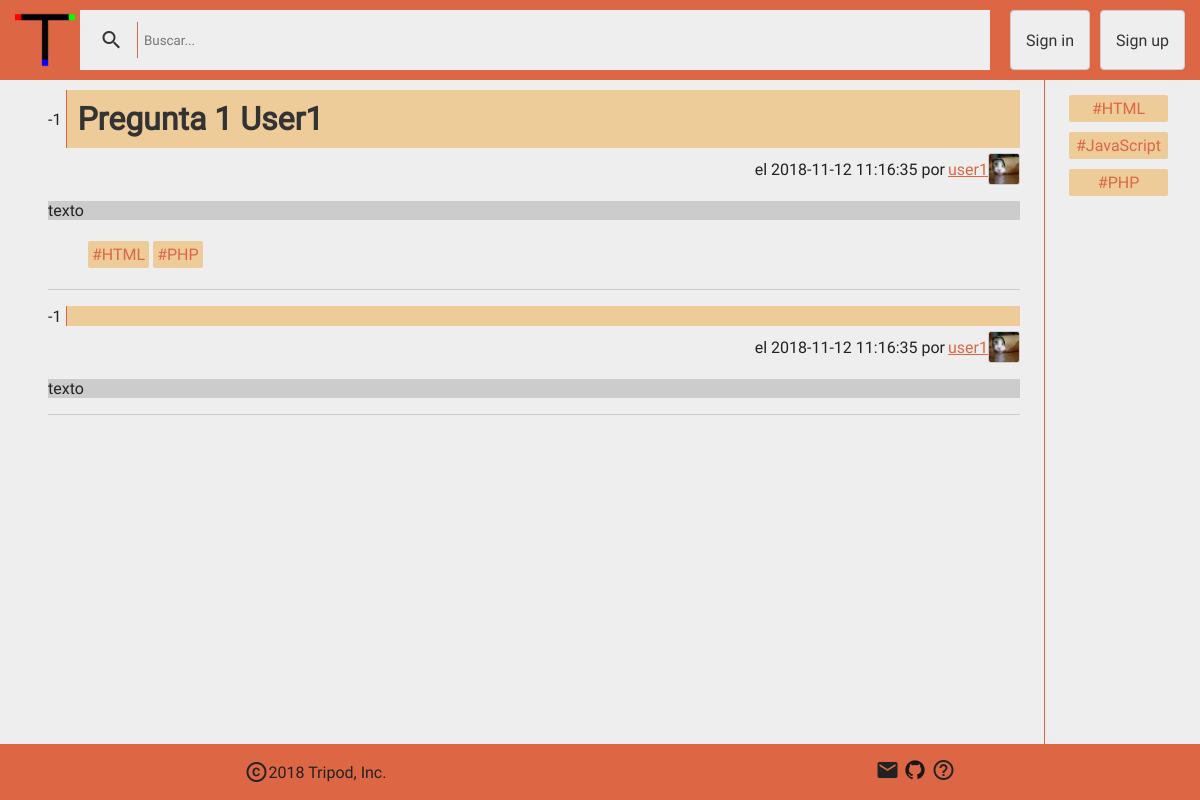
The page /pregunta/pregunta.php?id=1 on the database its author committed.
### tables this page shows
CREATE TABLE IF NOT EXISTS `pregunta` (
  `idpregunta` INT(11) NOT NULL AUTO_INCREMENT,
  `idusuario` INT(11) NOT NULL,
  `titulo` VARCHAR(100) NOT NULL,
  `texto` VARCHAR(1000) NOT NULL,
  `fecha_creacion` DATETIME DEFAULT CURRENT_TIMESTAMP,
  PRIMARY KEY (`idpregunta`),
  INDEX `fk_pregunta_usuario1` (`idusuario` ASC),
  CONSTRAINT `fk_pregunta_usuario1`
    FOREIGN KEY (`idusuario`)
    REFERENCES `usuario` (`idusuario`)
    ON DELETE NO ACTION
    ON UPDATE NO ACTION);

CREATE TABLE IF NOT EXISTS `usuario` (
  `idusuario` INT(15) NOT NULL AUTO_INCREMENT,
  `usuario` VARCHAR(12) NOT NULL,
  `email` VARCHAR(45) NOT NULL,
  `contrasenna` VARCHAR(255) NOT NULL,
  `descripcion` VARCHAR(1000) NULL DEFAULT NULL,
  `url_avatar` VARCHAR(255) NULL DEFAULT "/imagenes/avatar/default.png",
  PRIMARY KEY (`idusuario`),
  UNIQUE INDEX `usuario_UNIQUE` (`usuario` ASC),
  UNIQUE INDEX `email_UNIQUE` (`email` ASC));

CREATE TABLE IF NOT EXISTS `etiqueta` (
  `idetiqueta` INT(11) NOT NULL AUTO_INCREMENT,
  `etiqueta` VARCHAR(50) NOT NULL,
  PRIMARY KEY (`idetiqueta`),
  UNIQUE INDEX `etiqueta_UNIQUE` (`etiqueta` ASC));

CREATE TABLE IF NOT EXISTS `respuesta` (
  `idrespuesta` INT(11) NOT NULL AUTO_INCREMENT,
  `idpregunta` INT(11) NOT NULL,
  `idusuario` INT(11) NOT NULL,
  `titulo` VARCHAR(100) NULL,
  `texto` VARCHAR(1000) NOT NULL,
  `resuelve` TINYINT(4) DEFAULT '0',
  `fecha_creacion` DATETIME DEFAULT CURRENT_TIMESTAMP,
  PRIMARY KEY (`idrespuesta`),
  INDEX `fk_respuesta_pregunta1_idx` (`idpregunta` ASC),
  INDEX `fk_respuesta_usuario1_idx` (`idusuario` ASC),
  CONSTRAINT `fk_respuesta_pregunta1`
    FOREIGN KEY (`idpregunta`)
    REFERENCES `pregunta` (`idpregunta`)
    ON DELETE CASCADE
    ON UPDATE CASCADE,
  CONSTRAINT `fk_respuesta_usuario1`
    FOREIGN KEY (`idusuario`)
    REFERENCES `usuario` (`idusuario`)
    ON DELETE NO ACTION
    ON UPDATE NO ACTION);

### codigo/php/bbdd.php (called while the page is built, shortened)
<?php
function abrirConexion(){
  $bd = "mysql:host=localhost;dbname=reto2;charset=utf8";
  $usuario = "root";
  $contrasenna = "";
  return $conexion = new PDO($bd, $usuario, $contrasenna);
}
function realizarConsulta($query, $datos){
  $conexion = abrirConexion();
  $consulta = $conexion->prepare($query);
  $consulta->execute($datos);
  return $consulta;
}
function cargarEtiquetas($idPregunta) {
  return realizarConsulta("SELECT etiqueta, idetiqueta from etiqueta where idetiqueta in (SELECT idetiqueta from pregunta_tiene_etiqueta where idpregunta=:id)", ["id" => $idPregunta])->fetchAll();
}
function cargarPregunta($id) {
  $pregunta = realizarConsulta("SELECT p.*, u.usuario, u.url_avatar,
      (SELECT count(*) from voto_pregunta where idpregunta=:id and positivo=1) as positivos,
      (SELECT count(*) from voto_pregunta where idpregunta=:id and positivo!=1) as negativos
      from pregunta as p, usuario as u where p.idpregunta=:id and u.idusuario = p.idusuario", ["id" => $id]);
  $respuestas = realizarConsulta("SELECT r.*, u.usuario, u.url_avatar,
      (SELECT count(*) from voto_respuesta where idrespuesta=r.idrespuesta and positivo=1) as positivos,
      (SELECT count(*) from voto_respuesta where idrespuesta=r.idrespuesta and positivo!=1) as negativos
      from respuesta as r, usuario as u where r.idpregunta=:id and u.idusuario = r.idusuario", ["id" => $id]);
  $etiquetas = cargarEtiquetas($id);
  $datos = [
    "pregunta" => $pregunta,
    "respuestas" => $respuestas,
    "etiquetas" => $etiquetas
  ];
  return $datos;
}
?>

### pregunta/pregunta.php (the view, shortened to what this page needs)
<?php
require "../codigo/php/bbdd.php";
if (isset($_GET["id"])) {
    $id = $_GET["id"];
    $datos = cargarPregunta($id);
    $pregunta = $datos["pregunta"]->fetch(0);
    $respuestas = $datos["respuestas"];
    $etiquetas = $datos["etiquetas"];
    ?>
    <!DOCTYPE html>
    <html lang="en" dir="ltr">
    <head>
        <?php include "../codigo/php/estilos.php" ?>
        <link rel="stylesheet" href="../codigo/css/pregunta.css">
    </head>
    <body>
    <div class="gridContenedor">
        <?php
        include("../partefija/header.php");
        if (isset($_SESSION["id"])) {
            $idSession = $_SESSION["id"];
            $sessionTrue = true;
        } else {
            $idSession = "";
        }
        ?>
        <div class="main">
            <div class="post" id="pregunta" data-idpregunta="<?= $id ?>" data-idusuario="<?= $idSession ?>">
                <div class="cabeceraPost" id="cabeceraPregunta">
                  <div class="votos">
                      <span id="votoPregunta"
                            class="votosContador"><?php echo $pregunta["positivos"] - $pregunta["negativos"]; ?></span>
                  </div>
                  <h1 class="titulo" id="tituloPregunta">
                      <?= $pregunta["titulo"] ?>
                  </h1>
                </div>
                <div class="autor">
                  <span class="fecha">el <?=$pregunta["fecha_creacion"]?> por</span>
                  <a class="imagenAutor" href="/cuenta/perfil.php?id=<?=$pregunta["idusuario"]?>">
                    <?=$pregunta["usuario"]?> <img class="avatar" src="<?=$pregunta["url_avatar"]?>">
                  </a>
                </div>
                <p class="cuerpo"><?= $pregunta["texto"] ?></p>
                <div id="piePregunta">
                <ul id="etiquetas">
                  <?php
                  foreach ($etiquetas as $etiqueta) {
                      ?>
                      <li class=etiqueta><a
                                  href="/index.php?etiquetas=<?= strtolower($etiquetas["etiqueta"]) ?>">#<?= $etiqueta["etiqueta"] ?></a></li>
                      <?php
                  }
                  ?>
                </ul>
                </div>
            </div>
                <?php
            while ($respuesta = $respuestas->fetch()) {
                ?>
                <div class="post respuesta">
                    <div class="cabeceraPost">
                      <div class="votos votoRespuesta" data-idrespuesta="<?= $respuesta['idrespuesta'] ?>">
                          <span class="votosContador" id="respuesta<?= $respuesta["idrespuesta"] ?>"><?php echo $respuesta["positivos"] - $respuesta["negativos"] ?></span>
                      </div>
                        <h2 class="titulo">
                        </h2>
                    </div>
                    <div class="autor">
                      <span class="fecha">el <?=$pregunta["fecha_creacion"]?> por</span>
                      <a class="imagenAutor" href="/cuenta/perfil.php?id=<?=$pregunta["idusuario"]?>">
                        <?=$pregunta["usuario"]?> <img class="avatar" src="<?=$pregunta["url_avatar"]?>">
                      </a>
                    </div>
                    <p class="cuerpo"><?= $respuesta["texto"] ?></p>
                </div>
                <?php
            }
            ?>
        </div>
        <div class="margen"><?php include "../partefija/margen.php"; ?></div>
        <?php
        include "../partefija/footer.php";
        ?>
    </div>
    </body>
    </html>
    <?php
} else {
    header('Location: /partefija/errores.php?error=404');
}
?>

### codigo/css/style.css (style rules this page uses)
* { box-sizing: border-box; font-family: 'Roboto', 'Open Sans', Arial, sans-serif; color: #222; }
body { height: 100%; margin: 0; }
html { min-height: 100%; background-color: #eee; }
a { color: #d64; }
.avatar { height: 32px; width: 32px; border: 1px solid #ccc; border-radius: 3px; }
.margen { grid-area: gap; border-left: 1px solid #d64; padding-top: 10px; margin-left: 2vw; padding-left: 2vw; padding-right: 2em; }
.main { grid-area: main; padding-left: 4vw; padding-top: 10px; }
.gridContenedor { display: grid; grid-template-areas: 'header header header' 'menu menu menu' 'main main gap' 'footer footer footer'; min-height: 100vh; grid-template-rows: 80px auto 1fr auto; grid-template-columns: auto auto 15%; }
.titulo { background-color: #ec9; padding: 10px; color: #333; flex-basis: 100%; display: flex; justify-content: space-between; }
.autor, .imagenAutor { display: flex; justify-content: flex-end; align-items: center; clear: both; }
.autor { margin-top: 5px; }
.fecha { margin-right: 3px; }
.etiqueta { padding: 4px; margin: 2px; border-radius: 2px; background-color: #ec9; display: inline-block; margin: 5px 0; }
.etiqueta a { background-color: #eecc99; color: #d64; text-decoration: none; }

### codigo/css/modalBox.css (style rules this page uses)
h1 { width: 100%; padding-left: 10%; }

### codigo/css/pregunta.css (style rules this page uses)
.titulo { padding: 10px; color: #333; flex-basis: 100%; display: flex; justify-content: space-between; align-items: center; margin: 0; background-color: #ec9; border-left: 1px solid #d64; }
.cabeceraPost { display: flex; align-items: center; }
.autor, .imagenAutor { display: flex; justify-content: flex-end; align-items: center; clear: both; }
.votos { justify-self: start; display: flex; flex-direction: column; align-items: center; }
.cuerpo { background-color: #ccc; }
.respuesta { margin-top: 1em; }
.post { border-bottom: 1px solid #ccc; }
.votoRespuesta, #votoPregunta { margin-right: 5px }

### rows shown on the page
pregunta: titulo "Pregunta 1 User1", fecha_creacion "2018-11-12 11:16:35", idusuario.usuario "user1", idusuario.url_avatar (picture), texto "texto"
etiqueta: etiqueta "HTML"
etiqueta: etiqueta "PHP"
respuesta: negativos "-1", idpregunta.fecha_creacion "2018-11-12 11:16:35", usuario.url_avatar (picture), texto "texto"
usuario: usuario "user1"

### other values the page prints
$pregunta["positivos"] - $pregunta["negativos"] "-1"
$etiqueta["etiqueta"] "HTML"
$etiqueta["etiqueta"] "JavaScript"
$etiqueta["etiqueta"] "PHP"
